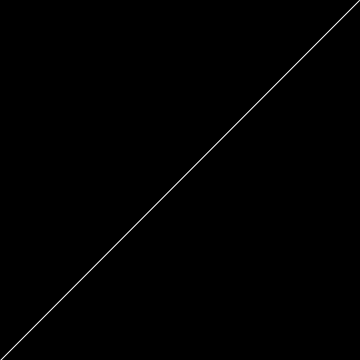
Frame 1 (no input)
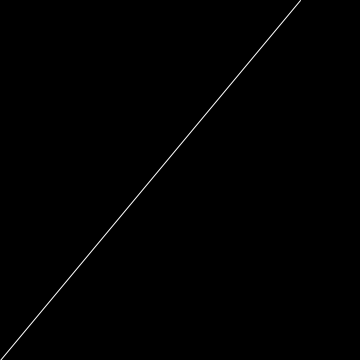
Frame 60 (the mouse pressed at the canvas centre just before this capture)
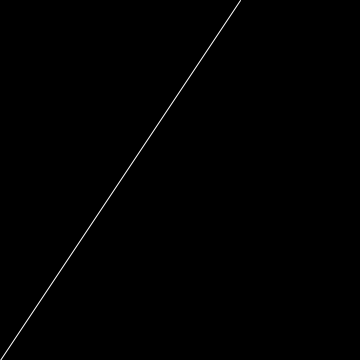
Frame 120 (the mouse held since frame 60 and released just before this capture)

The Processing sketch that drew these frames (run headless with seeded random() and noise(); from frame 60 on, the mouse is pressed at the canvas centre):

// Processing sketch: movingtheline
// ── movingtheline.pde
int x=360;
void setup(){
size(360,360);
stroke(255);
frameRate(30);
}
void draw() { 
  background(0);   // Clear the screen with a black background
  x = x - 1; 
  if (x < 0) { 
    x = width; 
  } 
  line(0, height, x,0 );  
} 
